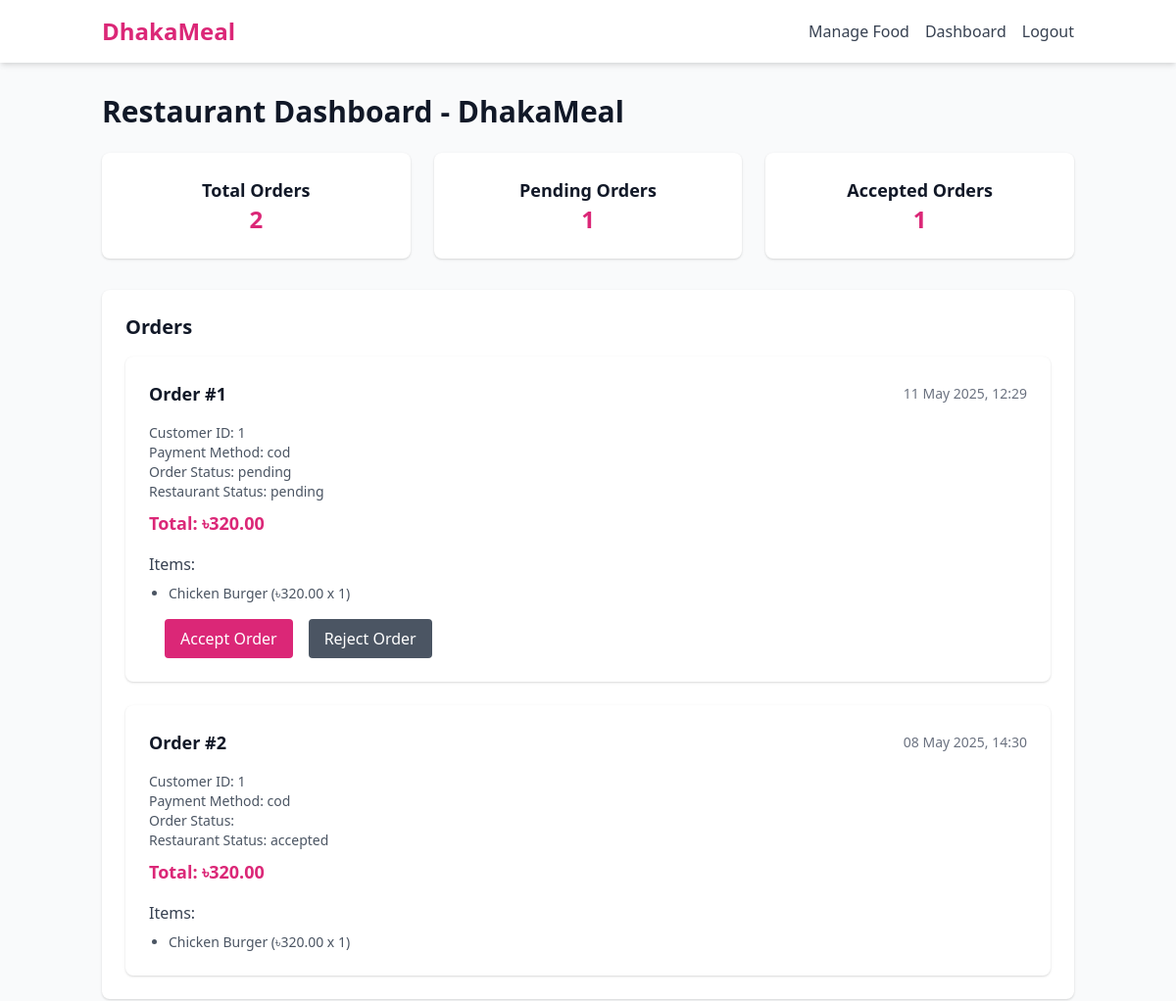
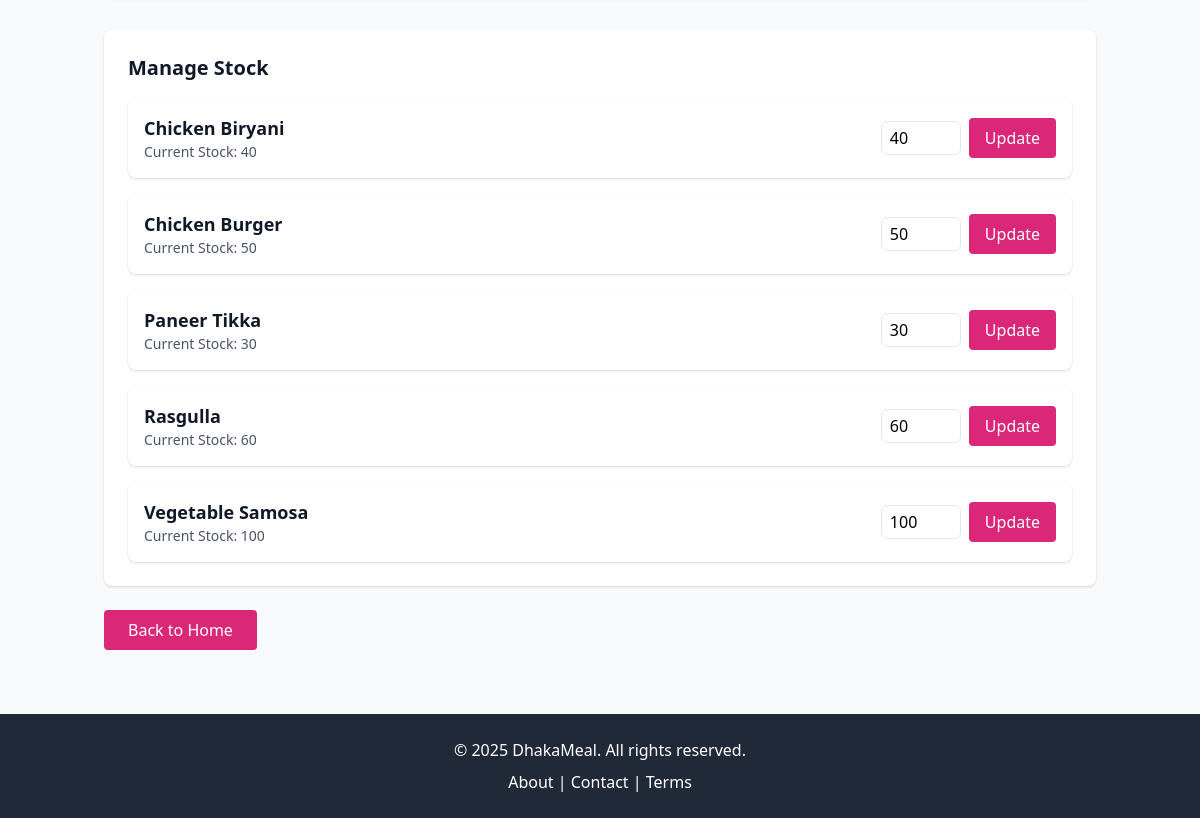
Page /restaurant-dashboard.php (signed in) on the committed database (2 pictures, top to bottom).
### tables this page shows
CREATE TABLE `Order` (
    order_id INT AUTO_INCREMENT PRIMARY KEY,
    customer_id INT NOT NULL,
    restaurant_id INT NOT NULL,
    delivery_person_id INT,
    order_time DATETIME NOT NULL DEFAULT CURRENT_TIMESTAMP,
    order_status ENUM('pending', 'picked_up', 'out_for_delivery', 'delivered', 'canceled') NOT NULL DEFAULT 'pending',
    restaurant_status ENUM('pending', 'accepted', 'rejected') NOT NULL DEFAULT 'pending',
    payment_method ENUM('cod', 'online') NOT NULL,
    payment_status ENUM('pending', 'completed') NOT NULL DEFAULT 'pending',
    total_price DECIMAL(10, 2) NOT NULL,
    delivery_proof VARCHAR(255),
    delivery_time DATETIME,
    FOREIGN KEY (customer_id) REFERENCES Customer(customer_id) ON DELETE CASCADE,
    FOREIGN KEY (restaurant_id) REFERENCES Restaurant(restaurant_id) ON DELETE CASCADE,
    FOREIGN KEY (delivery_person_id) REFERENCES DeliveryPerson(delivery_id) ON DELETE SET NULL
);

CREATE TABLE OrderItem (
    order_item_id INT AUTO_INCREMENT PRIMARY KEY,
    order_id INT NOT NULL,
    food_id INT NOT NULL,
    quantity INT NOT NULL,
    price DECIMAL(10, 2) NOT NULL,
    FOREIGN KEY (order_id) REFERENCES `Order`(order_id) ON DELETE CASCADE,
    FOREIGN KEY (food_id) REFERENCES Food(food_id) ON DELETE CASCADE
);

CREATE TABLE Food (
    food_id INT AUTO_INCREMENT PRIMARY KEY,
    restaurant_id INT NOT NULL,
    name VARCHAR(255) NOT NULL,
    description TEXT,
    price DECIMAL(10, 2) NOT NULL,
    stock_qty INT NOT NULL,
    image_url VARCHAR(255),
    category ENUM('Starters', 'Main Course', 'Desserts') NOT NULL,
    FOREIGN KEY (restaurant_id) REFERENCES Restaurant(restaurant_id) ON DELETE CASCADE
);

### restaurant-dashboard.php (the view, shortened to what this page needs)
<?php
include_once 'config/database.php';
include_once 'includes/header.php';
$personId = $_SESSION['user_id'];
$restaurantQuery = "SELECT restaurant_id FROM Restaurant WHERE person_id = ?";
$restaurantStmt = $conn->prepare($restaurantQuery);
$restaurantStmt->execute([$personId]);
$restaurant = $restaurantStmt->fetch(PDO::FETCH_ASSOC);
$restaurantId = $restaurant['restaurant_id'];
$orderQuery = "SELECT order_id, order_time, order_status, restaurant_status, payment_method, total_price, customer_id
               FROM `Order`
               WHERE restaurant_id = ?
               ORDER BY order_time DESC";
$orderStmt = $conn->prepare($orderQuery);
$orderStmt->execute([$restaurantId]);
$orders = $orderStmt->fetchAll(PDO::FETCH_ASSOC);
$totalOrders = count($orders);
$pendingOrders = count(array_filter($orders, function($order) {
    return $order['restaurant_status'] === 'pending';
}));
$acceptedOrders = count(array_filter($orders, function($order) {
    return $order['restaurant_status'] === 'accepted';
}));
$foodQuery = "SELECT food_id, name, stock_qty
              FROM Food
              WHERE restaurant_id = ?
              ORDER BY name";
$foodStmt = $conn->prepare($foodQuery);
$foodStmt->execute([$restaurantId]);
$foods = $foodStmt->fetchAll(PDO::FETCH_ASSOC);
?>
<!DOCTYPE html>
<html lang="en">
<head>
    <link href="https://cdn.jsdelivr.net/npm/tailwindcss@2.2.19/dist/tailwind.min.css" rel="stylesheet">
</head>
<body>
    <div class="content">
        <div class="container mx-auto px-4 py-8">
            <h1 class="text-3xl font-bold text-gray-900 mb-6">Restaurant Dashboard - DhakaMeal</h1>
            <div class="grid grid-cols-1 md:grid-cols-3 gap-6 mb-8">
                <div class="bg-white shadow rounded-lg p-6 text-center">
                    <h3 class="text-lg font-semibold text-gray-900">Total Orders</h3>
                    <p class="text-2xl font-bold text-pink-600"><?php echo $totalOrders; ?></p>
                </div>
                <div class="bg-white shadow rounded-lg p-6 text-center">
                    <h3 class="text-lg font-semibold text-gray-900">Pending Orders</h3>
                    <p class="text-2xl font-bold text-pink-600"><?php echo $pendingOrders; ?></p>
                </div>
                <div class="bg-white shadow rounded-lg p-6 text-center">
                    <h3 class="text-lg font-semibold text-gray-900">Accepted Orders</h3>
                    <p class="text-2xl font-bold text-pink-600"><?php echo $acceptedOrders; ?></p>
                </div>
            </div>
            <div class="bg-white shadow rounded-lg p-6 mb-8">
                <h2 class="text-xl font-semibold text-gray-900 mb-4">Orders</h2>
                <?php if (empty($orders)): ?>
                    <p class="text-gray-600 text-center">No orders found.</p>
                <?php else: ?>
                    <div class="space-y-6">
                        <?php foreach ($orders as $order): ?>
                            <div class="bg-white shadow rounded-lg p-6">
                                <div class="flex justify-between items-center mb-4">
                                    <h3 class="text-lg font-semibold text-gray-900">Order #<?php echo $order['order_id']; ?></h3>
                                    <span class="text-sm text-gray-500"><?php echo date('d M Y, H:i', strtotime($order['order_time'])); ?></span>
                                </div>
                                <p class="text-sm text-gray-600">Customer ID: <?php echo htmlspecialchars($order['customer_id']); ?></p>
                                <p class="text-sm text-gray-600">Payment Method: <?php echo htmlspecialchars($order['payment_method']); ?></p>
                                <p class="text-sm text-gray-600">Order Status: <?php echo htmlspecialchars($order['order_status']); ?></p>
                                <p class="text-sm text-gray-600">Restaurant Status: <?php echo htmlspecialchars($order['restaurant_status']); ?></p>
                                <p class="text-lg font-bold text-pink-600 mt-2">Total: ৳<?php echo number_format($order['total_price'], 2); ?></p>
                                <?php
                                $itemQuery = "SELECT oi.quantity, oi.price, f.name
                                              FROM OrderItem oi
                                              JOIN Food f ON oi.food_id = f.food_id
                                              WHERE oi.order_id = ?";
                                $itemStmt = $conn->prepare($itemQuery);
                                $itemStmt->execute([$order['order_id']]);
                                $items = $itemStmt->fetchAll(PDO::FETCH_ASSOC);
                                ?>
                                <div class="mt-4">
                                    <h4 class="text-md font-medium text-gray-700">Items:</h4>
                                    <ul class="list-disc pl-5 mt-2">
                                        <?php foreach ($items as $item): ?>
                                            <li class="text-sm text-gray-600">
                                                <?php echo htmlspecialchars($item['name']); ?>
                                                (৳<?php echo number_format($item['price'], 2); ?> x <?php echo $item['quantity']; ?>)
                                            </li>
                                        <?php endforeach; ?>
                                    </ul>
                                </div>
                                <?php if ($order['restaurant_status'] === 'pending'): ?>
                                    <form method="POST" class="mt-4 flex space-x-4">
                                        <button type="submit" name="accept_order" class="bg-pink-600 text-white px-4 py-2 rounded hover:bg-pink-700 transition duration-300">Accept Order</button>
                                        <button type="submit" name="reject_order" class="bg-gray-600 text-white px-4 py-2 rounded hover:bg-gray-700 transition duration-300">Reject Order</button>
                                    </form>
                                <?php endif; ?>
                            </div>
                        <?php endforeach; ?>
                    </div>
                <?php endif; ?>
            </div>
            <div class="bg-white shadow rounded-lg p-6">
                <h2 class="text-xl font-semibold text-gray-900 mb-4">Manage Stock</h2>
                <?php if (empty($foods)): ?>
                    <p class="text-gray-600 text-center">No food items found.</p>
                <?php else: ?>
                    <div class="space-y-4">
                        <?php foreach ($foods as $food): ?>
                            <div class="flex justify-between items-center bg-white shadow rounded-lg p-4">
                                <div>
                                    <h3 class="text-lg font-semibold text-gray-900"><?php echo htmlspecialchars($food['name']); ?></h3>
                                    <p class="text-sm text-gray-600">
                                        <?php if ($food['stock_qty'] > 0): ?>
                                            Current Stock: <?php echo $food['stock_qty']; ?>
                                        <?php else: ?>
                                            Out of Stock
                                        <?php endif; ?>
                                    </p>
                                </div>
                                <form method="POST" class="flex items-center space-x-2">
                                    <input type="number" name="stock_qty" value="<?php echo $food['stock_qty']; ?>" min="0" class="w-20 px-2 py-1 border rounded-md focus:outline-none focus:ring-2 focus:ring-pink-500" required>
                                    <button type="submit" name="update_stock" class="bg-pink-600 text-white px-4 py-2 rounded hover:bg-pink-700 transition duration-300">Update</button>
                                </form>
                            </div>
                        <?php endforeach; ?>
                    </div>
                <?php endif; ?>
            </div>
            <div class="mt-6">
                <a href="index.php" class="inline-block bg-pink-600 text-white px-6 py-2 rounded hover:bg-pink-700 transition duration-300">Back to Home</a>
            </div>
        </div>
    </div>
    <?php include_once 'includes/footer.php'; ?>
</body>
</html>

### restaurant-dashboard.php (style rules this page uses)
html, body { height: 100%; margin: 0; }
body { display: flex; flex-direction: column; }
.content { flex: 1 0 auto; }

### rows in the picture
order: order_id "1", order_time "11 May 2025, 12:29", customer "1", payment_method "cod", order_status "pending", restaurant_status "pending", total_price "320.00"
orderitem: food.name "Chicken Burger", price "320.00", quantity "1"
order: order_id "2", order_time "08 May 2025, 14:30", customer "1", payment_method "cod", restaurant_status "accepted", total_price "320.00"
food: name "Chicken Biryani", stock_qty "40"
food: name "Chicken Burger", stock_qty "50"
food: name "Paneer Tikka", stock_qty "30"
food: name "Rasgulla", stock_qty "60"
food: name "Vegetable Samosa", stock_qty "100"

### other values in the picture
$totalOrders "2"
$pendingOrders "1"
$acceptedOrders "1"
